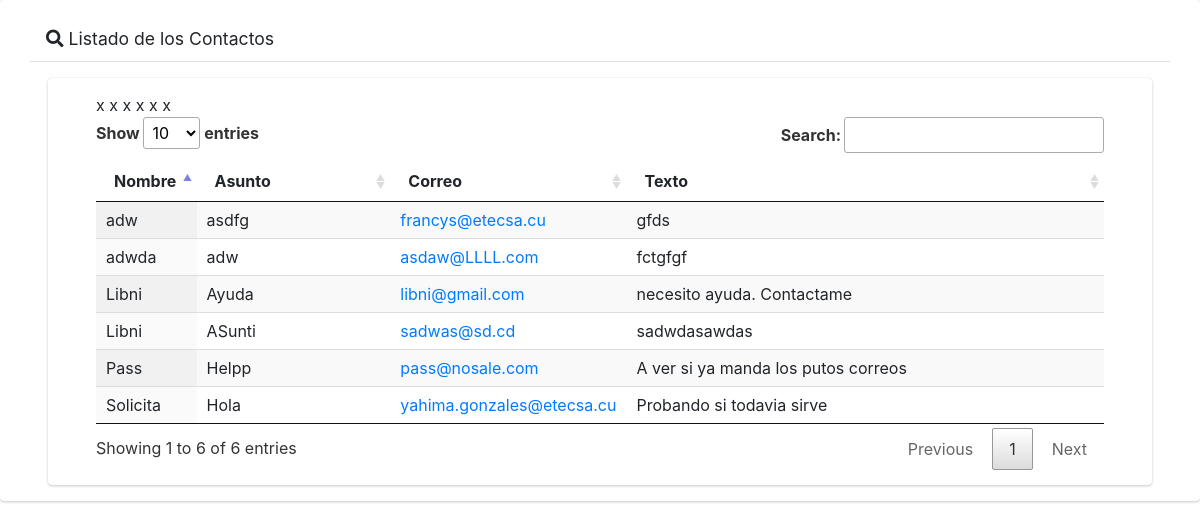
Screenshot of /listar/contactos/ with the database file from the repository.
### main/models.py (models this page shows, shortened)
class Contacto(models.Model):
    name = models.CharField(max_length=50)
    email = models.EmailField()
    asunto = models.CharField(max_length=20)
    message = models.TextField()
    class Meta:
        verbose_name = 'Contacto'
        verbose_name_plural = 'Contactos'

### main/views.py (the view)
# urls.py: path('listar/contactos/', ContactoListView.as_view(), name='listado_contactos' ),
class ContactoListView(ListView):
    model = Contacto
    template_name = 'main/contactos/list.html'

### main/templates/main/contactos/list.html (shortened to what this page needs)
<html>
{% load static %}
<head>
    <link rel="stylesheet" href="{% static 'fontawesome-free/css/all.min.css'%}">
    <link rel="stylesheet" type="text/css" href="{% static 'datatable/data_tables/datatables.min.css' %}" />
     <link rel="stylesheet" href="https://cdnjs.cloudflare.com/ajax/libs/jquery-confirm/3.3.2/jquery-confirm.min.css">
  <link rel="stylesheet" href="https://cdn.jsdelivr.net/npm/bootstrap-icons@1.7.2/font/bootstrap-icons.css">
  <link href="https://cdn.jsdelivr.net/npm/bootstrap@5.2.0-beta1/dist/css/bootstrap.min.css" rel="stylesheet"
>
<link href="https://cdn.jsdelivr.net/npm/bootstrap@5.2.0/dist/css/bootstrap.min.css" rel="stylesheet">
        <link rel="stylesheet" href="{% static 'dist/css/adminlte.min.css'%}">
</head>
<body>
    <div class=" card card-default">
        <div class="card-header px-3 mb-3 mt-3 container">
            <h3 class="card-title">
            <i class="fas fa-search"></i>
                Listado de los Contactos
            </h3>
            </div>
        <div class="card card-body content-header mx-5 px-5">
            <table id="myTable" class="display" style="width: 100%;">
                <thead>
                    <tr>
                        <th>Nombre</th>
                        <th>Asunto</th>
                        <th>Correo</th>
                        <th>Texto</th>
                    </tr>
                </thead>
                <tbody>
                    {% for i in object_list %}
                    <tr>
                        <td style="width: 10%;">{{i.name}}</td>
                        <td style="width: 20%;">{{i.asunto}}</td>
                        <td style="width: 20%"><a href="mailto:{{i.email}}">{{i.email}}</a></td>x
                        <td style="width: 50%;">{{i.message}}</td>
                    </tr>
                    {% endfor %}
                </tbody>
            </table>
        </div>
    </div>
</body>
</html>

### rows the page displays
Contacto: name "Libni", asunto "Ayuda", email "libni@gmail.com", message "necesito ayuda. Contactame"
Contacto: name "Solicita", asunto "Hola", email "yahima.gonzales@etecsa.cu", message "Probando si todavia sirve"
Contacto: name "Libni", asunto "ASunti", email "sadwas@sd.cd", message "sadwdasawdas"
Contacto: name "adwda", asunto "adw", email "asdaw@LLLL.com", message "fctgfgf"
Contacto: name "adw", asunto "asdfg", email "francys@etecsa.cu", message "gfds"
Contacto: name "Pass", asunto "Helpp", email "pass@nosale.com", message "A ver si ya manda los putos correos"
